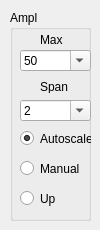
       <widget class="QWidget" name="page">
        <widget class="QGroupBox" name="ampl_groupBox">
         <property name="geometry">
          <rect>
           <x>10</x>
           <y>10</y>
           <width>81</width>
           <height>211</height>
          </rect>
         </property>
         <property name="minimumSize">
          <size>
           <width>60</width>
           <height>200</height>
          </size>
         </property>
         <property name="maximumSize">
          <size>
           <width>200</width>
           <height>16777215</height>
          </size>
         </property>
         <property name="title">
          <string>Ampl</string>
         </property>
         <property name="flat">
          <bool>false</bool>
         </property>
         <widget class="QComboBox" name="ampl_span_comboBox">
          <property name="geometry">
           <rect>
            <x>10</x>
            <y>90</y>
            <width>71</width>
            <height>21</height>
           </rect>
          </property>
          <property name="editable">
           <bool>true</bool>
          </property>
          <item>
           <property name="text">
            <string>2</string>
           </property>
          </item>
          <item>
           <property name="text">
            <string>3</string>
           </property>
          </item>
          <item>
           <property name="text">
            <string>5</string>
           </property>
          </item>
          <item>
           <property name="text">
            <string>10</string>
           </property>
          </item>
          <item>
           <property name="text">
            <string>20</string>
           </property>
          </item>
          <item>
           <property name="text">
            <string>30</string>
           </property>
          </item>
          <item>
           <property name="text">
            <string>40</string>
           </property>
          </item>
          <item>
           <property name="text">
            <string>50</string>
           </property>
          </item>
          <item>
           <property name="text">
            <string>60</string>
           </property>
          </item>
          <item>
           <property name="text">
            <string>70</string>
           </property>
          </item>
          <item>
           <property name="text">
            <string>80</string>
           </property>
          </item>
          <item>
           <property name="text">
            <string>90</string>
           </property>
          </item>
          <item>
           <property name="text">
            <string>100</string>
           </property>
          </item>
          <item>
           <property name="text">
            <string>110</string>
           </property>
          </item>
          <item>
           <property name="text">
            <string>120</string>
           </property>
          </item>
          <item>
           <property name="text">
            <string>130</string>
           </property>
          </item>
         </widget>
         <widget class="QLabel" name="label_6">
          <property name="geometry">
           <rect>
            <x>30</x>
            <y>70</y>
            <width>46</width>
            <height>13</height>
           </rect>
          </property>
          <property name="frameShape">
           <enum>QFrame::NoFrame</enum>
          </property>
          <property name="text">
           <string>Span</string>
          </property>
         </widget>
         <widget class="QComboBox" name="ampl_max_comboBox">
          <property name="geometry">
           <rect>
            <x>10</x>
            <y>40</y>
            <width>71</width>
            <height>21</height>
           </rect>
          </property>
          <property name="editable">
           <bool>true</bool>
          </property>
          <item>
           <property name="text">
            <string>50</string>
           </property>
          </item>
          <item>
           <property name="text">
            <string>40</string>
           </property>
          </item>
          <item>
           <property name="text">
            <string>30</string>
           </property>
          </item>
          <item>
           <property name="text">
            <string>20</string>
           </property>
          </item>
          <item>
           <property name="text">
            <string>10</string>
           </property>
          </item>
          <item>
           <property name="text">
            <string>0</string>
           </property>
          </item>
          <item>
           <property name="text">
            <string>-10</string>
           </property>
          </item>
          <item>
           <property name="text">
            <string>-20</string>
           </property>
          </item>
          <item>
           <property name="text">
            <string>-30</string>
           </property>
          </item>
          <item>
           <property name="text">
            <string>-40</string>
           </property>
          </item>
          <item>
           <property name="text">
            <string>-50</string>
           </property>
          </item>
          <item>
           <property name="text">
            <string>-60</string>
           </property>
          </item>
          <item>
           <property name="text">
            <string>-70</string>
           </property>
          </item>
          <item>
           <property name="text">
            <string>-80</string>
           </property>
          </item>
          <item>
           <property name="text">
            <string>-90</string>
           </property>
          </item>
          <item>
           <property name="text">
            <string>-100</string>
           </property>
          </item>
          <item>
           <property name="text">
            <string>-110</string>
           </property>
          </item>
          <item>
           <property name="text">
            <string>-120</string>
           </property>
          </item>
         </widget>
         <widget class="QLabel" name="label_7">
          <property name="geometry">
           <rect>
            <x>30</x>
            <y>20</y>
            <width>61</width>
            <height>20</height>
           </rect>
          </property>
          <property name="text">
           <string>Max</string>
          </property>
         </widget>
         <widget class="QRadioButton" name="ampl_autoscale_radioButton">
          <property name="geometry">
           <rect>
            <x>10</x>
            <y>120</y>
            <width>71</width>
            <height>17</height>
           </rect>
          </property>
          <property name="text">
           <string>Autoscale</string>
          </property>
          <property name="checked">
           <bool>true</bool>
          </property>
         </widget>
         <widget class="QRadioButton" name="ampl_manual_radioButton">
          <property name="geometry">
           <rect>
            <x>10</x>
            <y>150</y>
            <width>61</width>
            <height>17</height>
           </rect>
          </property>
          <property name="text">
           <string>Manual</string>
          </property>
         </widget>
         <widget class="QRadioButton" name="ampl_up_radioButton">
          <property name="geometry">
           <rect>
            <x>10</x>
            <y>180</y>
            <width>61</width>
            <height>17</height>
           </rect>
          </property>
          <property name="text">
           <string>Up</string>
          </property>
         </widget>
        </widget>
       </widget>
